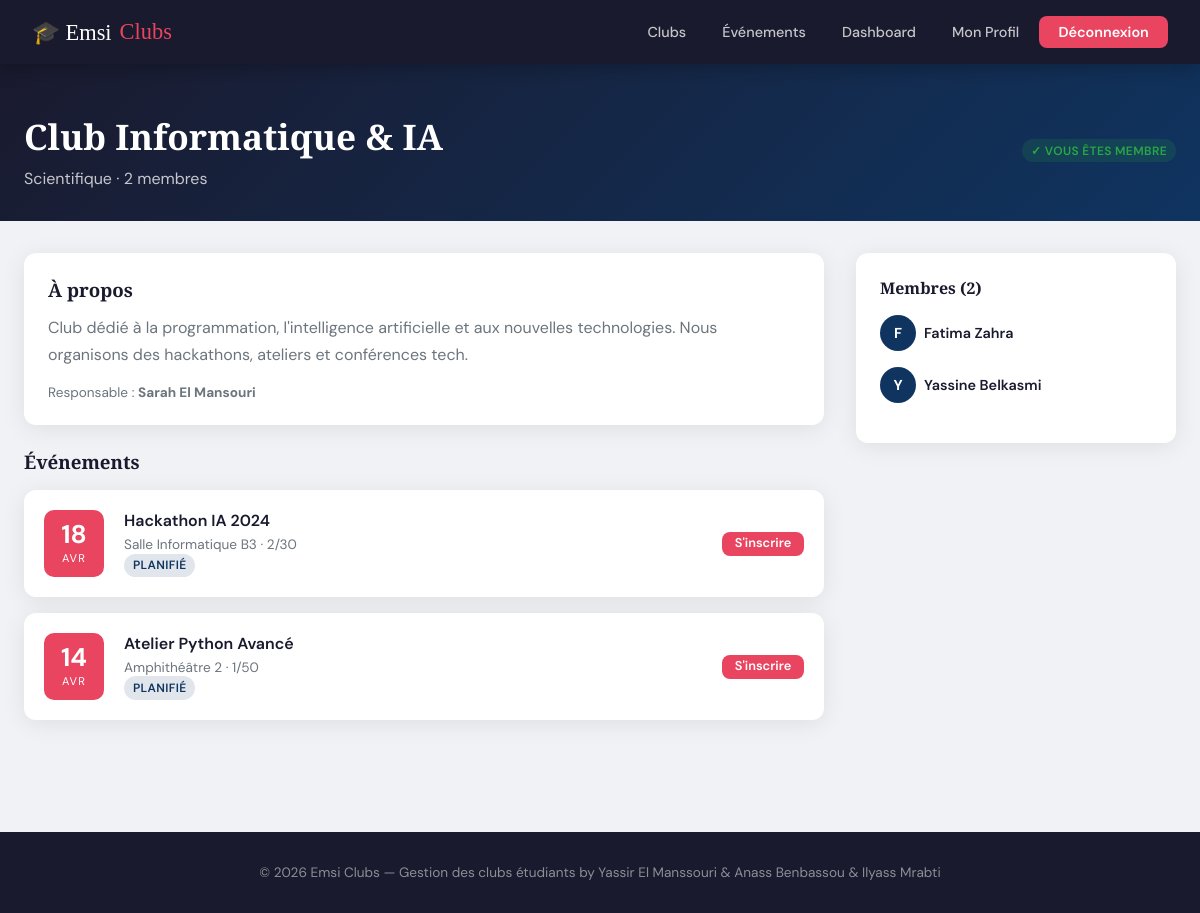
/clubs/6/ (signed in), run on the app's committed database.
### clubs/models.py (models this page shows, shortened)
class Club(models.Model):
    CATEGORIE_CHOICES = [
        ('culturel', 'Culturel'),
        ('scientifique', 'Scientifique'),
        ('sportif', 'Sportif'),
        ('artistique', 'Artistique'),
        ('autre', 'Autre'),
    ]
    nom = models.CharField(max_length=200)
    description = models.TextField()
    categorie = models.CharField(max_length=30, choices=CATEGORIE_CHOICES, default='autre')
    logo = models.ImageField(upload_to='clubs/logos/', blank=True, null=True)
    responsable = models.ForeignKey(User, on_delete=models.SET_NULL, null=True, related_name='clubs_geres')
    date_creation = models.DateTimeField(auto_now_add=True)
    actif = models.BooleanField(default=True)
    def nombre_membres(self):
        return self.membres.filter(statut='accepte').count()

class Evenement(models.Model):
    STATUT_CHOICES = [
        ('planifie', 'Planifié'),
        ('en_cours', 'En cours'),
        ('termine', 'Terminé'),
        ('annule', 'Annulé'),
    ]
    titre = models.CharField(max_length=200)
    description = models.TextField()
    club = models.ForeignKey(Club, on_delete=models.CASCADE, related_name='evenements')
    date_debut = models.DateTimeField()
    date_fin = models.DateTimeField()
    lieu = models.CharField(max_length=200)
    capacite_max = models.IntegerField(default=50)
    statut = models.CharField(max_length=20, choices=STATUT_CHOICES, default='planifie')
    image = models.ImageField(upload_to='evenements/', blank=True, null=True)
    date_creation = models.DateTimeField(auto_now_add=True)
    def nombre_inscrits(self):
        return self.participations.filter(confirme=True).count()

class Adhesion(models.Model):
    STATUT_CHOICES = [
        ('en_attente', 'En attente'),
        ('accepte', 'Accepté'),
        ('refuse', 'Refusé'),
    ]
    etudiant = models.ForeignKey(User, on_delete=models.CASCADE, related_name='adhesions')
    club = models.ForeignKey(Club, on_delete=models.CASCADE, related_name='membres')
    statut = models.CharField(max_length=20, choices=STATUT_CHOICES, default='en_attente')
    date_demande = models.DateTimeField(auto_now_add=True)
    date_traitement = models.DateTimeField(null=True, blank=True)
    class Meta:
        unique_together = ('etudiant', 'club')

### clubs/views.py (the view)
# urls.py: path('clubs/<int:pk>/', views.detail_club, name='detail_club'),
@login_required
def detail_club(request, pk):
    club = get_object_or_404(Club, pk=pk)
    membres = Adhesion.objects.filter(club=club, statut='accepte').select_related('etudiant')
    evenements = Evenement.objects.filter(club=club).order_by('-date_debut')
    adhesion = Adhesion.objects.filter(etudiant=request.user, club=club).first()
    return render(request, 'clubs/detail_club.html', {'club': club, 'membres': membres, 'evenements': evenements, 'adhesion': adhesion})

### templates/clubs/detail_club.html (shortened to what this page needs)
{% extends 'clubs/base.html' %}
{% block content %}
<div class="page-header">
  <div class="container flex-between">
    <div>
      <h1>{{ club.nom }}</h1>
      <p>{{ club.get_categorie_display }} · {{ club.nombre_membres }} membres</p>
    </div>
    <div class="flex gap-1">
      {% if user.is_authenticated %}
        {% if user == club.responsable or user.profil.role == 'admin' %}
          <a href="{% url 'modifier_club' club.pk %}" class="btn btn-warning btn-sm">Modifier</a>
          <a href="{% url 'gerer_adhesions' club.pk %}" class="btn btn-secondary btn-sm">Adhésions</a>
          <a href="{% url 'creer_evenement' club.pk %}" class="btn btn-primary btn-sm">+ Événement</a>
        {% elif not adhesion %}
          <a href="{% url 'demander_adhesion' club.pk %}" class="btn btn-primary">Rejoindre le club</a>
        {% elif adhesion.statut == 'en_attente' %}
          <span class="badge badge-warning">Demande en attente</span>
        {% elif adhesion.statut == 'accepte' %}
          <span class="badge badge-success">✓ Vous êtes membre</span>
        {% endif %}
      {% endif %}
    </div>
  </div>
</div>
<div class="container" style="padding-bottom:3rem;">
  <div style="display:grid;grid-template-columns:1fr 320px;gap:2rem;align-items:start;">
    <div>
      <div class="card mb-3"><div class="card-body">
        <h3 style="font-family:'Playfair Display',serif;margin-bottom:0.75rem;">À propos</h3>
        <p style="line-height:1.7;color:var(--gray);">{{ club.description }}</p>
        <p class="text-small text-gray mt-2">Responsable : <strong>{{ club.responsable.get_full_name|default:club.responsable.username }}</strong></p>
      </div></div>
      <h3 style="font-family:'Playfair Display',serif;margin-bottom:1rem;">Événements</h3>
      <div style="display:flex;flex-direction:column;gap:1rem;">
        {% for evt in evenements %}
        <div class="event-card">
          <div class="event-date"><div class="day">{{ evt.date_debut|date:"d" }}</div><div class="month">{{ evt.date_debut|date:"M" }}</div></div>
          <div class="event-info" style="flex:1;">
            <h4>{{ evt.titre }}</h4>
            <p>{{ evt.lieu }} · {{ evt.nombre_inscrits }}/{{ evt.capacite_max }}</p>
            <span class="badge badge-info">{{ evt.get_statut_display }}</span>
          </div>
          {% if evt.statut == 'planifie' %}
          <div style="display:flex;align-items:center;">
            <a href="{% url 'inscrire_evenement' evt.pk %}" class="btn btn-primary btn-sm">S'inscrire</a>
          </div>
          {% endif %}
        </div>
        {% empty %}<p class="text-gray">Aucun événement pour ce club.</p>
        {% endfor %}
      </div>
    </div>
    <div>
      <div class="card"><div class="card-body">
        <h4 style="font-family:'Playfair Display',serif;margin-bottom:1rem;">Membres ({{ membres.count }})</h4>
        {% for m in membres %}
        <div class="flex-center gap-1 mb-2">
          <div style="width:36px;height:36px;border-radius:50%;background:var(--accent2);color:white;display:flex;align-items:center;justify-content:center;font-size:0.9rem;font-weight:700;flex-shrink:0;">
            {{ m.etudiant.first_name|first|default:m.etudiant.username|first|upper }}
          </div>
          <div>
            <div style="font-size:0.9rem;font-weight:600;">{{ m.etudiant.get_full_name|default:m.etudiant.username }}</div>
          </div>
        </div>
        {% endfor %}
      </div></div>
    </div>
  </div>
</div>
{% endblock %}

### static/css/style.css (style rules this page uses)
:root { --primary: #1a1a2e; --accent: #e94560; --accent2: #0f3460; --gold: #f5a623; --light: #f0f2f5; --white: #ffffff; --gray: #6c757d; --success: #28a745; --warning: #ffc107; --danger: #dc3545; --card-shadow: 0 4px 24px rgba(0,0,0,0.08); --radius: 12px; }
* { box-sizing: border-box; margin: 0; padding: 0; }
body { font-family: 'DM Sans', sans-serif; background: var(--light); color: var(--primary); min-height: 100vh; }
.container { max-width: 1200px; margin: 0 auto; padding: 0 1.5rem; }
.page-header { background: linear-gradient(135deg, var(--primary) 0%, var(--accent2) 100%); color: var(--white); padding: 3rem 0 2rem; margin-bottom: 2rem; }
.page-header h1 { font-family: 'Playfair Display', serif; font-size: 2.2rem; }
.page-header p { opacity: 0.75; margin-top: 0.5rem; }
.card { background: var(--white); border-radius: var(--radius); box-shadow: var(--card-shadow); overflow: hidden; transition: transform 0.2s, box-shadow 0.2s; }
.card-body { padding: 1.5rem; }
.btn { display: inline-flex; align-items: center; gap: 0.4rem; padding: 0.55rem 1.4rem; border-radius: 8px; font-family: 'DM Sans', sans-serif; font-size: 0.9rem; font-weight: 600; cursor: pointer; border: none; text-decoration: none; transition: all 0.2s; line-height: 1; }
.btn-primary { background: var(--accent); color: var(--white); }
.btn-sm { padding: 0.35rem 0.8rem; font-size: 0.8rem; }
.badge { display: inline-block; padding: 0.3em 0.75em; border-radius: 50px; font-size: 0.75rem; font-weight: 600; text-transform: uppercase; letter-spacing: 0.03em; }
.badge-success { background: rgba(40,167,69,0.15); color: var(--success); }
.badge-info { background: rgba(15,52,96,0.12); color: var(--accent2); }
.event-card { display: flex; gap: 1.25rem; background: var(--white); border-radius: var(--radius); padding: 1.25rem; box-shadow: var(--card-shadow); }
.event-date { background: var(--accent); color: var(--white); border-radius: 10px; padding: 0.75rem 1rem; text-align: center; min-width: 60px; flex-shrink: 0; }
.event-date .day { font-size: 1.6rem; font-weight: 700; line-height: 1; }
.event-date .month { font-size: 0.7rem; text-transform: uppercase; letter-spacing: 0.1em; margin-top: 0.2rem; }
.event-info h4 { font-weight: 600; margin-bottom: 0.3rem; }
.event-info p { color: var(--gray); font-size: 0.85rem; }
.mt-2 { margin-top: 1rem; }
.mb-2 { margin-bottom: 1rem; }
.mb-3 { margin-bottom: 1.5rem; }
.flex { display: flex; }
.flex-center { display: flex; align-items: center; }
.flex-between { display: flex; align-items: center; justify-content: space-between; }
.gap-1 { gap: 0.5rem; }
.text-gray { color: var(--gray); }
.text-small { font-size: 0.85rem; }

### data on the page
Club: nom "Club Informatique & IA", categorie "Scientifique", nombre_membres "2", description "Club dédié à la programmation, l'intelligence artificielle et aux nouvelles technologies. Nous organisons des hackathons, ateliers et conférences tech.", responsable.get_full_name "Sarah El Mansouri"
Evenement: date_debut "18", date_debut "AVR", titre "Hackathon IA 2024", lieu "Salle Informatique B3", nombre_inscrits "2", capacite_max "30", statut "PLANIFIÉ", shows "S'inscrire"
Evenement: date_debut "14", date_debut "AVR", titre "Atelier Python Avancé", lieu "Amphithéâtre 2", nombre_inscrits "1", capacite_max "50", statut "PLANIFIÉ", shows "S'inscrire"
Adhesion: etudiant.first_name|first "F", etudiant.get_full_name "Fatima Zahra"
Adhesion: etudiant.first_name|first "Y", etudiant.get_full_name "Yassine Belkasmi"

### other printed values
{{ membres.count }} "2"
